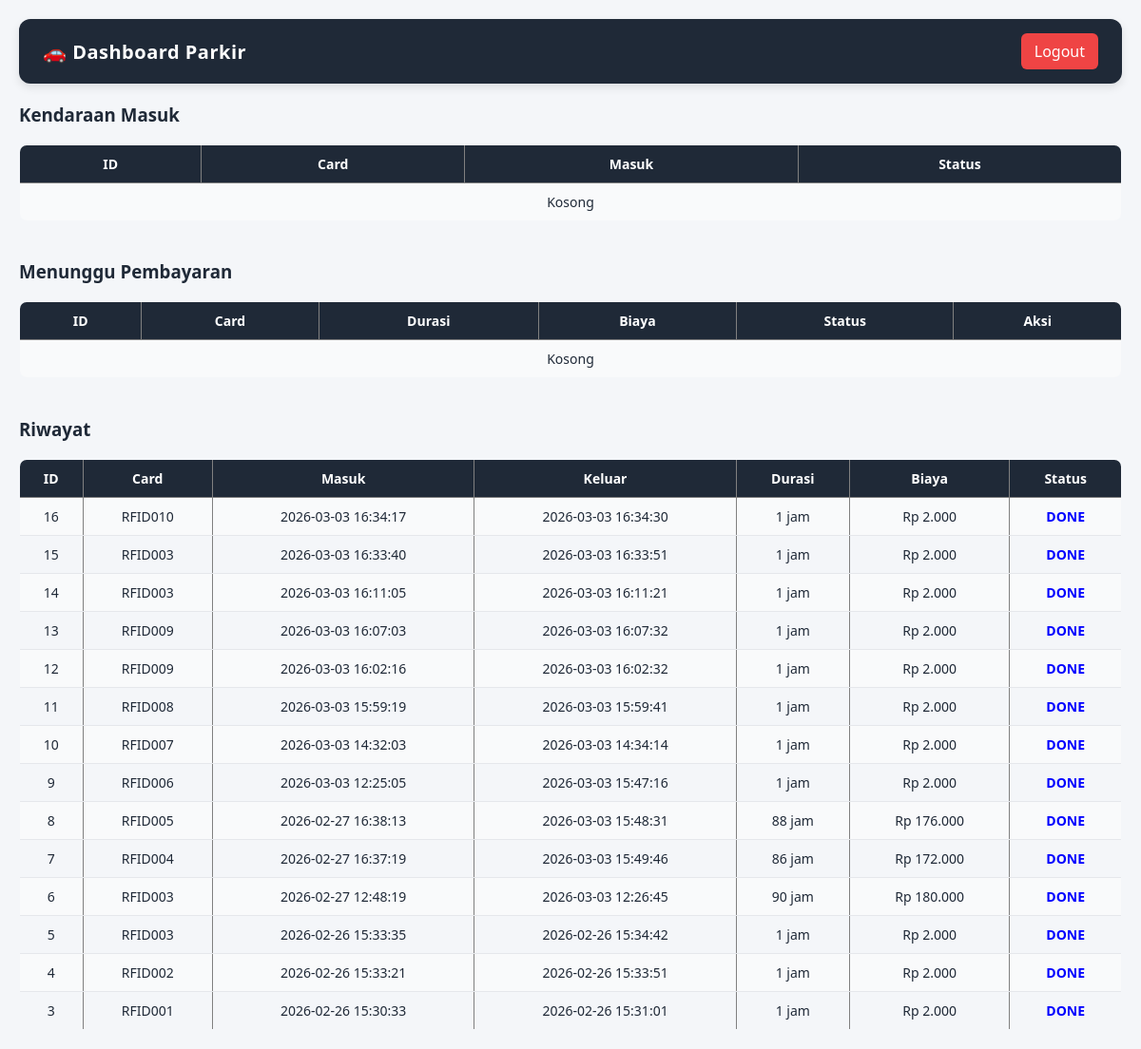
Page /index.php (signed in) on the committed database.
### tables this page shows
CREATE TABLE `tbl_parkir` (
  `id` int(11) NOT NULL,
  `card_id` varchar(50) NOT NULL,
  `checkin_time` datetime NOT NULL,
  `checkout_time` datetime DEFAULT NULL,
  `duration` int(11) DEFAULT NULL,
  `fee` int(11) DEFAULT NULL,
  `status` enum('IN','OUT','DONE') DEFAULT 'IN'
);

### models/ParkirModel.php (called while the page is built, shortened)
<?php
require_once __DIR__ . '/../config/koneksi.php';
class ParkirModel {
    private $conn;
    private $table = "tbl_parkir";
    public function __construct() {
        global $conn;
        $this->conn = $conn;
    }
    public function getParkirAktif() {
        $stmt = $this->conn->prepare("
            SELECT * FROM {$this->table}
            WHERE status='IN'
            ORDER BY checkin_time DESC
        ");
        $stmt->execute();
        return $stmt;
    }
    public function getMenungguBayar() {
    $stmt = $this->conn->prepare("
        SELECT * FROM {$this->table}
        WHERE status='OUT'
        ORDER BY id DESC
    ");
    $stmt->execute();
    return $stmt;
}
    public function getHistory() {
        $stmt = $this->conn->prepare("
            SELECT * FROM {$this->table}
            WHERE status='DONE'
            ORDER BY id DESC LIMIT 50
        ");
        $stmt->execute();
        return $stmt;
    }
}
?>

### index.php (the view, shortened to what this page needs)
<?php
require_once __DIR__ . '/config/koneksi.php';
require_once __DIR__ . '/models/ParkirModel.php';
$model = new ParkirModel();
?>
<!DOCTYPE html>
<html>
<head>
    <link rel="stylesheet" href="asset/style.css">
</head>
<body>
<div class="navbar">
    <h1>🚗 Dashboard Parkir</h1>
    <a href="logout.php">Logout</a>
</div>
<h3>Kendaraan Masuk</h3>
<table border="1" width="100%">
<tr>
    <th>ID</th>
    <th>Card</th>
    <th>Masuk</th>
    <th>Status</th>
</tr>
<?php
$data = $model->getParkirAktif()->fetchAll(PDO::FETCH_ASSOC);
if ($data) {
    foreach ($data as $row) {
        echo "<tr>
            <td>{$row['id']}</td>
            <td>{$row['card_id']}</td>
            <td>{$row['checkin_time']}</td>
            <td style='color:green; font-weight:bold;'>IN</td>
        </tr>";
    }
} else {
    echo "<tr><td colspan='4'>Kosong</td></tr>";
}
?>
</table>
<br>
<h3>Menunggu Pembayaran</h3>
<table border="1" width="100%">
<tr>
    <th>ID</th>
    <th>Card</th>
    <th>Durasi</th>
    <th>Biaya</th>
    <th>Status</th>
    <th>Aksi</th>
</tr>
<?php
$data = $model->getMenungguBayar()->fetchAll(PDO::FETCH_ASSOC);
if ($data) {
    foreach ($data as $row) {
        echo "<tr>
            <td>{$row['id']}</td>
            <td>{$row['card_id']}</td>
            <td>{$row['duration']} jam</td>
            <td>Rp " . number_format($row['fee'], 0, ',', '.') . "</td>
            <td style='color:orange; font-weight:bold;'>OUT</td>
            <td>
                <button onclick='bukaPalang({$row['id']})'>Buka</button>
            </td>
        </tr>";
    }
} else {
    echo "<tr><td colspan='6'>Kosong</td></tr>";
}
?>
</table>
<br>
<h3>Riwayat</h3>
<table border="1" width="100%">
<tr>
    <th>ID</th>
    <th>Card</th>
    <th>Masuk</th>
    <th>Keluar</th>
    <th>Durasi</th>
    <th>Biaya</th>
    <th>Status</th>
</tr>
<?php
$data = $model->getHistory()->fetchAll(PDO::FETCH_ASSOC);
if ($data) {
    foreach ($data as $row) {
        echo "<tr>
            <td>{$row['id']}</td>
            <td>{$row['card_id']}</td>
            <td>{$row['checkin_time']}</td>
            <td>{$row['checkout_time']}</td>
            <td>{$row['duration']} jam</td>
            <td>Rp " . number_format($row['fee'], 0, ',', '.') . "</td>
            <td style='color:blue; font-weight:bold;'>DONE</td>
        </tr>";
    }
} else {
    echo "<tr><td colspan='7'>Kosong</td></tr>";
}
?>
</table>
</body>
</html>

### asset/style.css (style rules this page uses)
body { font-family: 'Segoe UI', Arial, sans-serif; background:#f4f6f9; margin:0; padding:20px; color:#1f2937; }
.navbar { background:#1f2937; padding:15px 25px; border-radius:12px; margin-bottom:20px; display:flex; justify-content:space-between; align-items:center; box-shadow:0 4px 10px rgba(0,0,0,0.1); }
.navbar h1 { color:#ffffff; margin:0; font-size:20px; letter-spacing:0.5px; }
.navbar a { color:white; font-weight:500; text-decoration:none; background:#ef4444; padding:8px 14px; border-radius:6px; transition:all 0.3s ease; }
table { width:100%; border-collapse:collapse; margin-top:10px; overflow:hidden; border-radius:8px; }
table th { background:#1f2937; color:white; padding:10px; font-size:14px; }
table td { padding:10px; text-align:center; border-bottom:1px solid #e5e7eb; font-size:14px; }
table tr:nth-child(even) { background:#f9fafb; }

### rows in the picture
tbl_parkir: id "16", card "RFID010", checkin_time "2026-03-03 16:34:17", checkout_time "2026-03-03 16:34:30", duration "1", fee "2.000"
tbl_parkir: id "15", card "RFID003", checkin_time "2026-03-03 16:33:40", checkout_time "2026-03-03 16:33:51", duration "1", fee "2.000"
tbl_parkir: id "14", card "RFID003", checkin_time "2026-03-03 16:11:05", checkout_time "2026-03-03 16:11:21", duration "1", fee "2.000"
tbl_parkir: id "13", card "RFID009", checkin_time "2026-03-03 16:07:03", checkout_time "2026-03-03 16:07:32", duration "1", fee "2.000"
tbl_parkir: id "12", card "RFID009", checkin_time "2026-03-03 16:02:16", checkout_time "2026-03-03 16:02:32", duration "1", fee "2.000"
tbl_parkir: id "11", card "RFID008", checkin_time "2026-03-03 15:59:19", checkout_time "2026-03-03 15:59:41", duration "1", fee "2.000"
tbl_parkir: id "10", card "RFID007", checkin_time "2026-03-03 14:32:03", checkout_time "2026-03-03 14:34:14", duration "1", fee "2.000"
tbl_parkir: id "9", card "RFID006", checkin_time "2026-03-03 12:25:05", checkout_time "2026-03-03 15:47:16", duration "1", fee "2.000"
tbl_parkir: id "8", card "RFID005", checkin_time "2026-02-27 16:38:13", checkout_time "2026-03-03 15:48:31", duration "88", fee "176.000"
tbl_parkir: id "7", card "RFID004", checkin_time "2026-02-27 16:37:19", checkout_time "2026-03-03 15:49:46", duration "86", fee "172.000"
tbl_parkir: id "6", card "RFID003", checkin_time "2026-02-27 12:48:19", checkout_time "2026-03-03 12:26:45", duration "90", fee "180.000"
tbl_parkir: id "5", card "RFID003", checkin_time "2026-02-26 15:33:35", checkout_time "2026-02-26 15:34:42", duration "1", fee "2.000"
tbl_parkir: id "4", card "RFID002", checkin_time "2026-02-26 15:33:21", checkout_time "2026-02-26 15:33:51", duration "1", fee "2.000"
tbl_parkir: id "3", card "RFID001", checkin_time "2026-02-26 15:30:33", checkout_time "2026-02-26 15:31:01", duration "1", fee "2.000"
